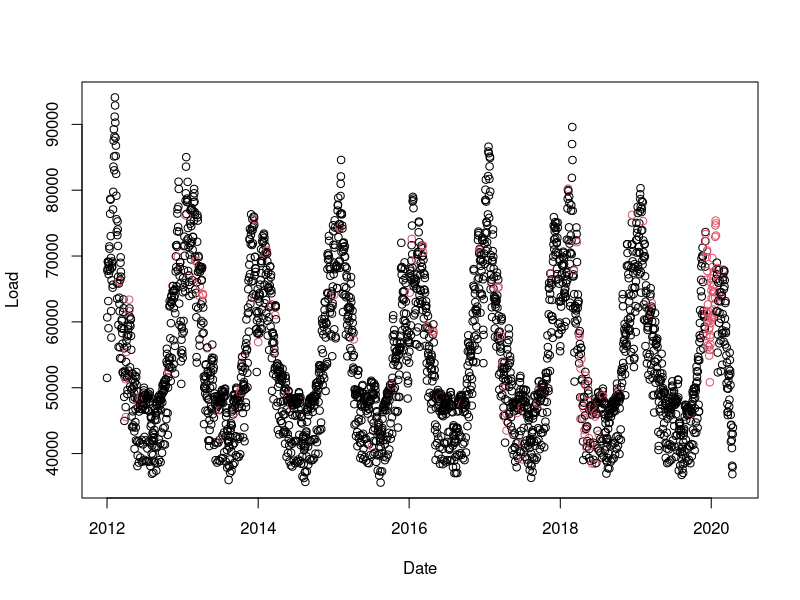

Generate this figure with R:
rm(list=objects())
library(tidyverse)
library(lubridate)

Data0 <- read_delim("Data/train.csv", delim=",")
Data1<- read_delim("Data/test.csv", delim=",")
social_movement <- read_delim("Data/mouvements-sociaux-depuis-2002.csv", delim=";")

Data0$Time <- as.numeric(Data0$Date)
Data1$Time <- as.numeric(Data1$Date)

head(social_movement)
summary(social_movement)

### First Day Train: [1] "2012-01-01"
### Last Day Train: [1] "2020-04-15"
### First Day Test: [1] "2020-04-16"
### Last Day Test: [1] "2021-01-15"

## Filter correct dates
train_social_movement <- social_movement %>% filter(between(date_de_debut, as.Date("2012-01-01"), as.Date("2020-04-15")))
test_social_movement <- social_movement %>% filter(between(date_de_debut, as.Date("2020-04-16"), as.Date("2021-01-15")))

train_social_movement <- train_social_movement[,c(1,8)]
test_social_movement <- test_social_movement[,c(1,8)]

colnames(train_social_movement) <- c("Date", "TauxPopMovement")
colnames(test_social_movement) <- c("Date", "TauxPopMovement")

new_Data0 <- merge(Data0, train_social_movement, by="Date", all.x = TRUE)
new_Data1 <- merge(Data1, test_social_movement, by="Date", all.x = TRUE)

new_Data0$TauxPopMovement[is.na(new_Data0$TauxPopMovement)] = 0
new_Data1$TauxPopMovement[is.na(new_Data1$TauxPopMovement)] = 0


for (i in 1:length(new_Data0[,1])) {
  if (new_Data0$TauxPopMovement[i] > 0) {
    new_Data0$Movement[i] = 1
  }
  else {
    new_Data0$Movement[i] = 0
  }
}
new_Data0$Movement = factor(new_Data0$Movement)


for (i in 1:length(new_Data1[,1])) {
  if (new_Data1$TauxPopMovement[i] > 0) {
    new_Data1$Movement[i] = 1
  }
  else {
    new_Data1$Movement[i] = 0
  }
}
new_Data1$Movement = factor(new_Data1$Movement)

### plot difference in energy consumption
plot(Load ~ Date, data = new_Data0, col=new_Data0$Movement)



### write new data to storage
write.table(new_Data0, file="Data/new_Data0.csv", sep=",", dec=".", row.names = F, quote=F)
write.table(new_Data1, file="Data/new_Data1.csv", sep=",", dec=".", row.names = F, quote=F)
